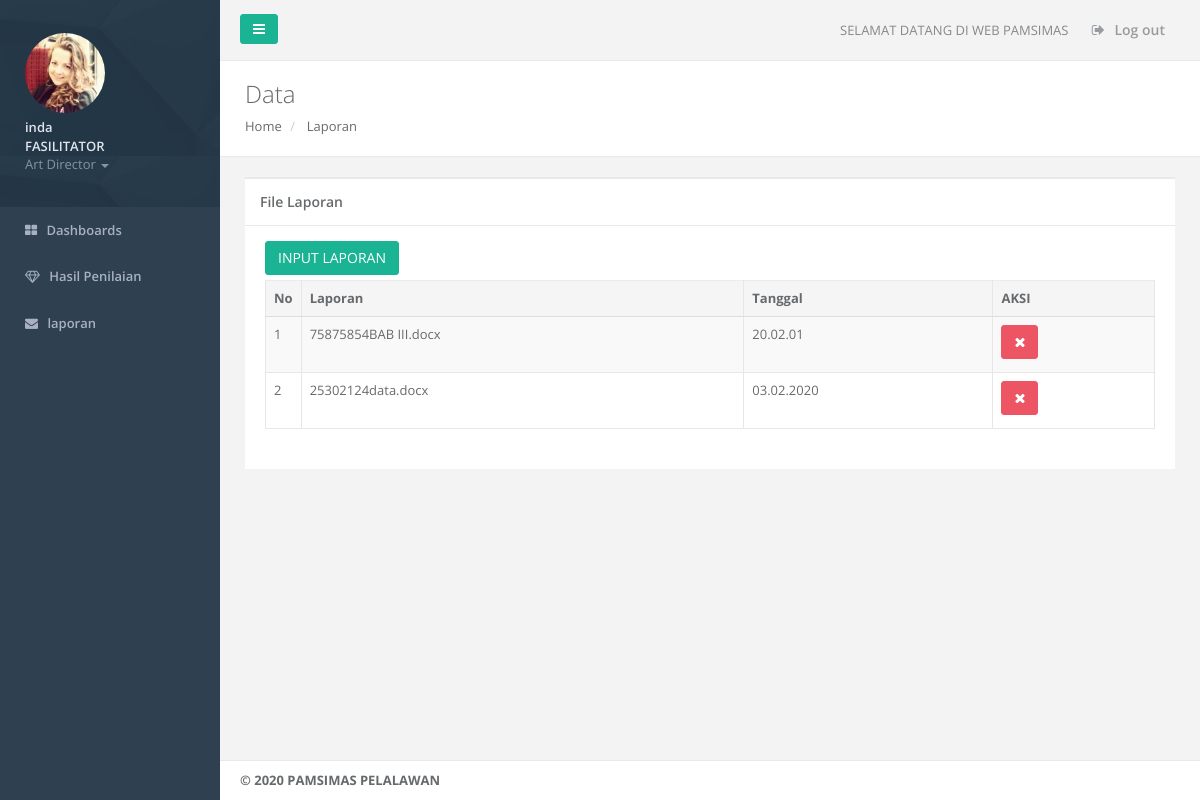
The page /laporan_view_fs.php (signed in) on the database its author committed.
### tables this page shows
CREATE TABLE IF NOT EXISTS `laporan` (
  `laporan_id` int(11) NOT NULL AUTO_INCREMENT,
  `pegawai_id` int(11) NOT NULL,
  `tanggal` varchar(111) NOT NULL,
  `laporan` varchar(125) NOT NULL,
  PRIMARY KEY (`laporan_id`)
);

### laporan_view_fs.php (the view, shortened to what this page needs)
<?php include "config.php";
if (empty($_SESSION['username']) AND
    empty($_SESSION['password']))
    {include "login.php";}
    else {
      if ($_SESSION['jabatan'] == "FASILITATOR") {
?>
<!DOCTYPE html>
<html>
<head>
    <link href="css/bootstrap.min.css" rel="stylesheet">
    <link href="font-awesome/css/font-awesome.css" rel="stylesheet">
    <link href="css/plugins/iCheck/custom.css" rel="stylesheet">
    <link href="css/animate.css" rel="stylesheet">
    <link href="css/style.css" rel="stylesheet">
    <link href="css/plugins/awesome-bootstrap-checkbox/awesome-bootstrap-checkbox.css" rel="stylesheet">
</head>
<body>
 <div id="wrapper">
        <nav class="navbar-default navbar-static-side" role="navigation">
            <?php
            include "sidebar_fs.php";  ?>
        </nav>
        <div id="page-wrapper" class="gray-bg dashbard-1">
        <div class="row border-bottom">
        <nav class="navbar navbar-static-top" role="navigation" style="margin-bottom: 0">
        <?php include "navbar.php";  ?>
        </nav>
        </div>
        <div class="row wrapper border-bottom white-bg page-heading">
                <div class="col-lg-10">
                    <h2>Data</h2>
                    <ol class="breadcrumb">
                        <li>
                            <a href="home.php">Home</a>
                        </li>
                        <li>
                            <a href="laporan_view_fs.php">Laporan</a>
                        </li>
                    </ol>
                </div>
            </div>
            <div class="wrapper wrapper-content animated fadeInRight">
            <div class="row">
                <div class="col-lg-12">
                    <div class="ibox float-e-margins">
                        <div class="ibox-title">
                            <h5>File Laporan</h5>
                        </div>
                        <div class="ibox-content">
                          <a href='laporan_input.php' class='btn btn-primary'>INPUT LAPORAN</a>
                            <div class="table-responsive">
                              <table class="table table-striped table-bordered table-hover dataTables-example" >
                                   <thead>
                                          <tr>
                                              <th width="10px" >No</th>
                                              <th>Laporan</th>
                                              <th>Tanggal</th>
                                              <th >AKSI</th>
                                          </tr>
                                      </thead>
                                      <tbody>
                                         <?php
                          $queri = "SELECT * FROM laporan where pegawai_id='$_SESSION[id]'";
                          $hasil = mysqli_query($koneksi,$queri);
                          $no=1;
                          while($kolom=mysqli_fetch_assoc($hasil))
                          {
                                  echo "
                                  <tr>
                                      <td>$no</td>
                                      <td>$kolom[laporan]</td>
                                      <td>$kolom[tanggal]</td>
                                      <td>
                                      <a href='laporan_hapus.php?id=$kolom[laporan_id]' onclick=\"return confirm('Apakah anda yakin akan menghapus :)\" class='btn btn-danger'><i class='fa fa-times'></i></a>
                                      </td>
                                  </tr>
                                  ";
                                  $no=$no+1;
                          }
                      ?>
                                      </tbody>
                              </table>
                        </div>
                        </div>
                    </div>
                </div>
            </div>
        </div>
        <div class="footer">
            <?php
                include 'footer.php';
            ?>
        </div>
        </div>
        </div>
</body>
</html>
<?php
      }else{ include "home.php";} }; ?>

### rows shown on the page
laporan: laporan "75875854BAB III.docx", tanggal "20.02.01"
laporan: laporan "25302124data.docx", tanggal "03.02.2020"

### other values the page prints
$_SESSION[nama] "inda"
$_SESSION[jabatan] "FASILITATOR"
